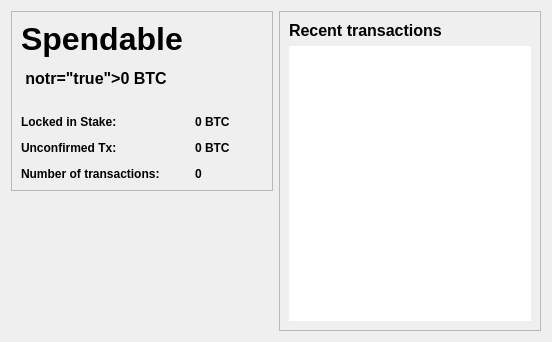
<?xml version="1.0" encoding="UTF-8"?>
<ui version="4.0">
 <class>OverviewPage</class>
 <widget class="QWidget" name="OverviewPage">
  <property name="geometry">
   <rect>
    <x>0</x>
    <y>0</y>
    <width>552</width>
    <height>342</height>
   </rect>
  </property>
  <property name="windowTitle">
   <string>Form</string>
  </property>
  <layout class="QHBoxLayout" name="horizontalLayout" stretch="1,1">
   <item>
    <layout class="QVBoxLayout" name="verticalLayout_2">
     <item>
      <widget class="QFrame" name="frame">
       <property name="frameShape">
        <enum>QFrame::StyledPanel</enum>
       </property>
       <property name="frameShadow">
        <enum>QFrame::Raised</enum>
       </property>
       <layout class="QFormLayout" name="formLayout_2">
        <property name="fieldGrowthPolicy">
         <enum>QFormLayout::AllNonFixedFieldsGrow</enum>
        </property>
        <property name="horizontalSpacing">
         <number>12</number>
        </property>
        <property name="verticalSpacing">
         <number>12</number>
        </property>
        <item row="1" column="0">
         <widget class="QLabel" name="label">
          <property name="font">
           <font>
            <pointsize>24</pointsize>
            <weight>75</weight>
            <bold>true</bold>
           </font>
          </property>
          <property name="text">
           <string>Spendable</string>
          </property>
         </widget>
        </item>
        <item row="2" column="0">
         <widget class="QLabel" name="labelBalance">
          <property name="font">
           <font>
            <pointsize>12</pointsize>
            <weight>75</weight>
            <bold>true</bold>
           </font>
          </property>
          <property name="text">
           <string> notr=&quot;true&quot;&gt;0 BTC</string>
          </property>
         </widget>
        </item>
        <item row="3" column="0">
         <widget class="QLabel" name="label">
          <property name="font">
           <font>
            <pointsize>2</pointsize>
            <weight>75</weight>
            <bold>true</bold>
           </font>
          </property>
          <property name="text">
           <string/>
          </property>
         </widget>
        </item>
        <item row="8" column="0">
         <widget class="QLabel" name="label_2">
          <property name="font">
           <font>
            <weight>75</weight>
            <bold>true</bold>
           </font>
          </property>
          <property name="text">
           <string>Number of transactions:</string>
          </property>
         </widget>
        </item>
        <item row="8" column="1">
         <widget class="QLabel" name="labelNumTransactions">
          <property name="font">
           <font>
            <weight>75</weight>
            <bold>true</bold>
           </font>
          </property>
          <property name="text">
           <string>0</string>
          </property>
         </widget>
        </item>
        <item row="7" column="0">
         <widget class="QLabel" name="label_3">
          <property name="font">
           <font>
            <weight>75</weight>
            <bold>true</bold>
           </font>
          </property>
          <property name="text">
           <string>Unconfirmed Tx:</string>
          </property>
         </widget>
        </item>
        <item row="7" column="1">
         <widget class="QLabel" name="labelUnconfirmed">
          <property name="font">
           <font>
            <weight>75</weight>
            <bold>true</bold>
           </font>
          </property>
          <property name="text">
           <string notr="true">0 BTC</string>
          </property>
         </widget>
        </item>
        <item row="6" column="0">
         <widget class="QLabel" name="label_6">
          <property name="font">
           <font>
            <weight>75</weight>
            <bold>true</bold>
           </font>
          </property>
          <property name="text">
           <string>Locked in Stake:</string>
          </property>
         </widget>
        </item>
        <item row="6" column="1">
         <widget class="QLabel" name="labelStake">
          <property name="font">
           <font>
            <weight>75</weight>
            <bold>true</bold>
           </font>
          </property>
          <property name="text">
           <string notr="true">0 BTC</string>
          </property>
         </widget>
        </item>
       </layout>
      </widget>
     </item>
     <item>
      <spacer name="verticalSpacer">
       <property name="orientation">
        <enum>Qt::Vertical</enum>
       </property>
       <property name="sizeHint" stdset="0">
        <size>
         <width>20</width>
         <height>40</height>
        </size>
       </property>
      </spacer>
     </item>
    </layout>
   </item>
   <item>
    <layout class="QVBoxLayout" name="verticalLayout_3">
     <item>
      <widget class="QFrame" name="frame_2">
       <property name="frameShape">
        <enum>QFrame::StyledPanel</enum>
       </property>
       <property name="frameShadow">
        <enum>QFrame::Raised</enum>
       </property>
       <layout class="QVBoxLayout" name="verticalLayout">
        <item>
         <widget class="QLabel" name="label_4">
          <property name="font">
           <font>
            <pointsize>12</pointsize>
            <weight>75</weight>
            <bold>true</bold>
           </font>
          </property>
          <property name="text">
           <string>&lt;b&gt;Recent transactions&lt;/b&gt;</string>
          </property>
         </widget>
        </item>
        <item>
         <widget class="QListView" name="listTransactions">
          <property name="font">
           <font>
            <weight>75</weight>
            <bold>true</bold>
           </font>
          </property>
          <property name="frameShape">
           <enum>QFrame::NoFrame</enum>
          </property>
          <property name="verticalScrollBarPolicy">
           <enum>Qt::ScrollBarAlwaysOff</enum>
          </property>
          <property name="horizontalScrollBarPolicy">
           <enum>Qt::ScrollBarAlwaysOff</enum>
          </property>
         </widget>
        </item>
       </layout>
      </widget>
     </item>
    </layout>
   </item>
  </layout>
 </widget>
 <resources/>
 <connections/>
</ui>
